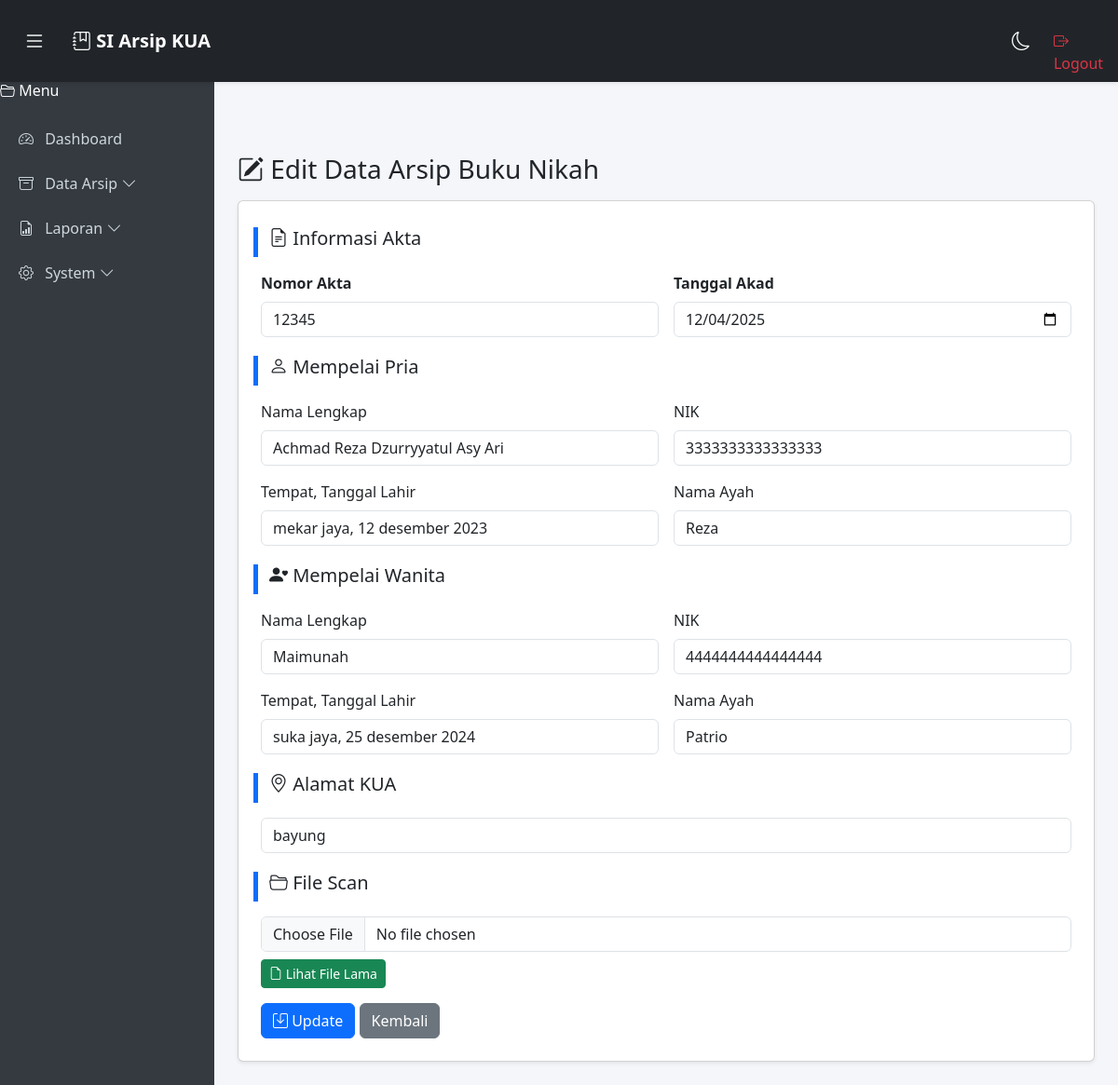
Screenshot of /index.php?page=edit&id=25 (signed in) with the database file from the repository.
### tables this page shows
CREATE TABLE `akta_nikah` (
  `id` int NOT NULL,
  `nomor_akta` varchar(100) NOT NULL,
  `tanggal_akad` date NOT NULL,
  `nama_pria` varchar(200) NOT NULL,
  `nik_pria` varchar(30) DEFAULT NULL,
  `ttl_pria` varchar(100) DEFAULT NULL,
  `nama_ayah_pria` varchar(200) DEFAULT NULL,
  `nama_wanita` varchar(200) NOT NULL,
  `nik_wanita` varchar(30) DEFAULT NULL,
  `ttl_wanita` varchar(100) DEFAULT NULL,
  `nama_ayah_wanita` varchar(200) DEFAULT NULL,
  `alamat_kua` varchar(255) DEFAULT NULL,
  `file_path` varchar(255) DEFAULT NULL,
  `created_at` timestamp NULL DEFAULT CURRENT_TIMESTAMP
);

### views/edit.php (the view, shortened to what this page needs)
<?php require 'header.php'; ?>
<?php
$id = $_GET['id'] ?? null;
$stmt = $pdo->prepare("SELECT * FROM akta_nikah WHERE id = :id");
$stmt->execute(['id' => $id]);
$data = $stmt->fetch();
?>
<head>
    <link rel="stylesheet" href="assets/css/edit.css">
</head>
<h3 class="mb-3"><i class="bi bi-pencil-square"></i> Edit Data Arsip Buku Nikah</h3>
<div class="card shadow-sm p-4">
<form id="editForm" action="index.php?page=update&id=<?= $data['id'] ?>" method="post" enctype="multipart/form-data" class="row g-3">
    <div class="card-section">
        <h5><i class="bi bi-file-earmark-text"></i> Informasi Akta</h5>
    </div>
    <div class="col-md-6">
        <label class="form-label fw-bold">Nomor Akta</label>
        <input name="nomor_akta" class="form-control" value="<?= htmlspecialchars($data['nomor_akta']) ?>" required>
    </div>
    <div class="col-md-6">
        <label class="form-label fw-bold">Tanggal Akad</label>
        <input type="date" name="tanggal_akad" class="form-control" value="<?= $data['tanggal_akad'] ?>" required>
    </div>
    <div class="card-section">
        <h5><i class="bi bi-person"></i> Mempelai Pria</h5>
    </div>
    <div class="col-md-6">
        <label class="form-label">Nama Lengkap</label>
        <input name="nama_pria" class="form-control" value="<?= htmlspecialchars($data['nama_pria']) ?>" required>
    </div>
    <div class="col-md-6">
        <label class="form-label">NIK</label>
        <input name="nik_pria" class="form-control" value="<?= htmlspecialchars($data['nik_pria']) ?>">
    </div>
    <div class="col-md-6">
        <label class="form-label">Tempat, Tanggal Lahir</label>
        <input name="ttl_pria" class="form-control" value="<?= htmlspecialchars($data['ttl_pria']) ?>">
    </div>
    <div class="col-md-6">
        <label class="form-label">Nama Ayah</label>
        <input name="nama_ayah_pria" class="form-control" value="<?= htmlspecialchars($data['nama_ayah_pria']) ?>">
    </div>
    <div class="card-section">
        <h5><i class="bi bi-person-heart"></i> Mempelai Wanita</h5>
    </div>
    <div class="col-md-6">
        <label class="form-label">Nama Lengkap</label>
        <input name="nama_wanita" class="form-control" value="<?= htmlspecialchars($data['nama_wanita']) ?>" required>
    </div>
    <div class="col-md-6">
        <label class="form-label">NIK</label>
        <input name="nik_wanita" class="form-control" value="<?= htmlspecialchars($data['nik_wanita']) ?>">
    </div>
    <div class="col-md-6">
        <label class="form-label">Tempat, Tanggal Lahir</label>
        <input name="ttl_wanita" class="form-control" value="<?= htmlspecialchars($data['ttl_wanita']) ?>">
    </div>
    <div class="col-md-6">
        <label class="form-label">Nama Ayah</label>
        <input name="nama_ayah_wanita" class="form-control" value="<?= htmlspecialchars($data['nama_ayah_wanita']) ?>">
    </div>
    <div class="card-section">
        <h5><i class="bi bi-geo-alt"></i> Alamat KUA</h5>
    </div>
    <div class="col-12">
        <input name="alamat_kua" class="form-control" value="<?= htmlspecialchars($data['alamat_kua']) ?>">
    </div>
    <div class="card-section">
        <h5><i class="bi bi-folder2-open"></i> File Scan</h5>
    </div>
    <div class="col-12">
        <input type="file" name="file_scan" class="form-control">
        <?php if ($data['file_path']): ?>
            <div class="mt-2">
                <a href="uploads/<?= $data['file_path'] ?>" target="_blank" class="btn btn-sm btn-success">
                    <i class="bi bi-file-earmark"></i> Lihat File Lama
                </a>
            </div>
        <?php endif; ?>
    </div>
    <div class="col-12 mt-3">
        <button class="btn btn-primary"><i class="bi bi-save"></i> Update</button>
        <a href="index.php?page=list" class="btn btn-secondary">Kembali</a>
    </div>
</form>
</div>
<?php require 'footer.php'; ?>

### assets/css/styles.css (style rules this page uses)
body { background: #f4f6f9; font-family: "Segoe UI", sans-serif; padding-top: 70px; }
.card-section { border-left: 5px solid #0d6efd; padding-left: 12px; margin-top: 20px; }

### assets/css/edit.css (style rules this page uses)
.card-section { border-left: 5px solid #0d6efd; padding-left: 12px; margin-top: 20px; }

### rows the page displays
akta_nikah: nomor_akta "12345", tanggal_akad "12/04/2025", nama_pria "Achmad Reza Dzurryyatul Asy Ari", nik_pria "3333333333333333", ttl_pria "mekar jaya, 12 desember 2023", nama_ayah_pria "Reza", nama_wanita "Maimunah", nik_wanita "4444444444444444", ttl_wanita "suka jaya, 25 desember 2024", nama_ayah_wanita "Patrio", alamat_kua "bayung"
